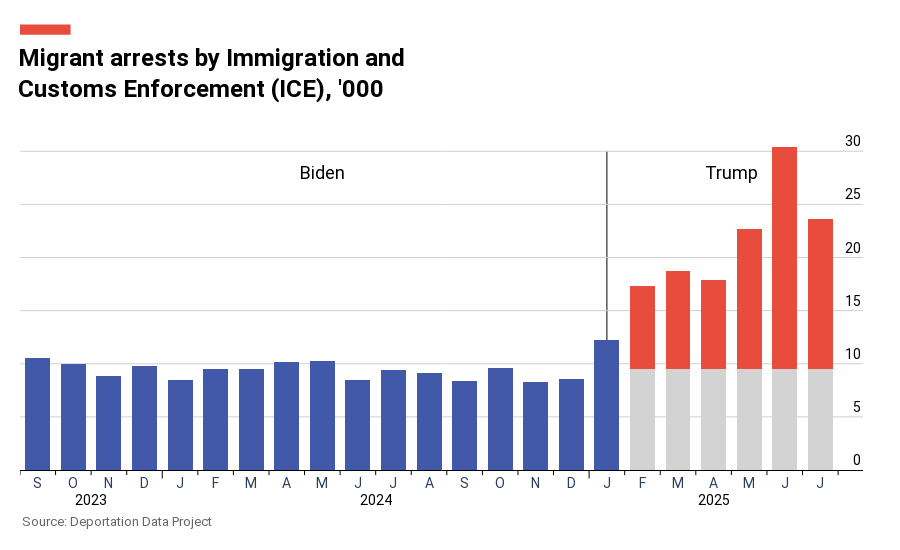

Here is the notebook cell this chart was saved with:
### Code cell
# NEW CHART: Biden months in blue, Trump months stacked (gray baseline + red excess)
# Calculate Biden average (Sept 2023 - Jan 2025 = 17 months)
biden_avg = monthly_arrests.iloc[:17]['arrests_thousands'].mean()

print(f"Biden average arrests (Sept 2023 - Jan 2025): {biden_avg:.2f}k")
print(f"\nTrump months breakdown:")

# Create separate traces for stacked bars
biden_data = monthly_arrests.iloc[:17].copy()
trump_data = monthly_arrests.iloc[17:].copy()

# For Trump months, split into gray baseline and red excess
trump_baseline = [biden_avg] * len(trump_data)
trump_excess = (trump_data['arrests_thousands'] - biden_avg).tolist()

for i, (idx, row) in enumerate(trump_data.iterrows()):
    print(f"{row['year_month'].strftime('%b %Y')}: Total={row['arrests_thousands']:.2f}k, Baseline={biden_avg:.2f}k, Excess={trump_excess[i]:.2f}k")

# Create the stacked bar chart
fig2 = go.Figure()

# Biden months - blue bars
fig2.add_trace(go.Bar(
    x=x_categories[:17],
    y=biden_data['arrests_thousands'],
    marker=dict(
        color='#4259AA',
        line=dict(width=0)
    ),
    name='Biden',
    hovertemplate='%{y:.1f}k arrests<extra></extra>'
))

# Trump months - gray baseline (bottom)
fig2.add_trace(go.Bar(
    x=x_categories[17:],
    y=trump_baseline,
    marker=dict(
        color='#D3D3D3',  # Light gray
        line=dict(width=0)
    ),
    name='Baseline',
    hovertemplate='Baseline: %{y:.1f}k<extra></extra>'
))

# Trump months - red excess (top)
fig2.add_trace(go.Bar(
    x=x_categories[17:],
    y=trump_excess,
    marker=dict(
        color='#E74C3C',
        line=dict(width=0)
    ),
    name='Excess',
    hovertemplate='Excess: %{y:.1f}k<extra></extra>'
))

# Add administration labels
fig2.add_annotation(
    x=8,
    y=28,
    text='Biden',
    showarrow=False,
    font=dict(size=18, color='black', family='Roboto, Arial, sans-serif'),
    xanchor='center',
    yanchor='middle'
)

fig2.add_annotation(
    x=19.5,
    y=28,
    text='Trump',
    showarrow=False,
    font=dict(size=18, color='black', family='Roboto, Arial, sans-serif'),
    xanchor='center',
    yanchor='middle'
)

# Update layout
fig2.update_layout(
    title=dict(
        text='Migrant arrests by Immigration and<br>Customs Enforcement (ICE), \'000',
        font=dict(size=24, color='black', family='Roboto, Arial, sans-serif', weight='bold'),
        x=0.02,
        xanchor='left',
        y=0.88,
        yanchor='top'
    ),
    xaxis=dict(
        type='category',
        tickmode='array',
        tickvals=x_categories,
        ticktext=x_labels,
        tickfont=dict(size=14, family='Roboto, Arial, sans-serif'),
        showgrid=False,
        showline=True,
        linecolor='black',
        linewidth=1,
        zeroline=False,
        ticks='',
        ticklen=0,
        range=[-0.5, len(x_categories) + 0.2]
    ),
    yaxis=dict(
        range=[0, 32],
        tickvals=[0, 5, 10, 15, 20, 25, 30],
        tickfont=dict(size=14, family='Roboto, Arial, sans-serif'),
        showgrid=True,
        gridcolor='#D0D0D0',
        gridwidth=1,
        showline=False,
        zeroline=False,
        title='',
        side='right',
        tickmode='array',
        layer='below traces',
        ticks='',
        ticklen=0,
        showticklabels=False
    ),
    plot_bgcolor='white',
    paper_bgcolor='white',
    height=550,
    margin=dict(l=20, r=20, t=130, b=80),
    showlegend=False,
    bargap=0.3,
    barmode='stack',  # Stack the Trump bars
    hoverlabel=dict(
        bgcolor='black',
        font_size=14,
        font_family='Roboto, Arial, sans-serif'
    ),
    shapes=[
        # Red rectangle above the title
        dict(
            type='rect',
            xref='paper',
            yref='paper',
            x0=0,
            y0=1.28,
            x1=0.06,
            y1=1.31,
            fillcolor='#E74C3C',
            line=dict(width=0)
        ),
        # Thin vertical line at January 2025 column
        dict(
            type='line',
            xref='x',
            yref='y',
            x0=16,
            y0=0,
            x1=16,
            y1=30,
            line=dict(color='black', width=1),
            layer='below'
        )
    ]
)

# Add y-axis labels on top of gridlines
for tick_val in [0, 5, 10, 15, 20, 25, 30]:
    fig2.add_annotation(
        x=1.0,
        xref='paper',
        y=tick_val,
        yref='y',
        text=str(tick_val),
        showarrow=False,
        font=dict(size=14, family='Roboto, Arial, sans-serif', color='black'),
        xanchor='right',
        yanchor='bottom'
    )

# Add centered year labels below the x-axis
for start_idx, year in year_positions:
    if year == 2023:
        center_x = start_idx + 1.5
    elif year == 2024:
        center_x = start_idx + 5.5
    elif year == 2025:
        center_x = start_idx + 3
    
    fig2.add_annotation(
        x=center_x,
        xref='x',
        y=-0.06,
        yref='paper',
        text=str(year),
        showarrow=False,
        font=dict(size=14, family='Roboto, Arial, sans-serif', color='black'),
        xanchor='center',
        yanchor='top'
    )

# Add tick marks between columns
fig2.add_shape(
    type='line',
    xref='x',
    yref='paper',
    x0=-0.5,
    y0=0,
    x1=-0.5,
    y1=-0.015,
    line=dict(color='black', width=1)
)

for i in range(len(x_categories) - 1):
    current_year = int(x_categories[i].split('-')[0])
    next_year = int(x_categories[i + 1].split('-')[0])
    is_year_boundary = (current_year != next_year)
    tick_length = -0.025 if is_year_boundary else -0.015
    
    fig2.add_shape(
        type='line',
        xref='x',
        yref='paper',
        x0=i + 0.5,
        y0=0,
        x1=i + 0.5,
        y1=tick_length,
        line=dict(color='black', width=1)
    )

fig2.add_shape(
    type='line',
    xref='x',
    yref='paper',
    x0=len(x_categories) - 0.5,
    y0=0,
    x1=len(x_categories) - 0.5,
    y1=-0.015,
    line=dict(color='black', width=1)
)

# Add source annotation
fig2.add_annotation(
    text='Source: Deportation Data Project',
    xref='paper',
    yref='paper',
    x=0,
    y=-0.18,
    showarrow=False,
    font=dict(size=13, color='#666666', family='Roboto, Arial, sans-serif'),
    xanchor='left'
)

fig2.show()

### Figure 1 — Plotly figure (JSON) as saved in the notebook; plotly's stock layout.template omitted (floating-point values rounded to 4 significant figures)
{"data": [{"hovertemplate": "%{y:.1f}k arrests<extra></extra>", "marker": {"color": "#4259AA", "line": {"width": 0}}, "name": "Biden", "type": "bar", "x": ["2023-09", "2023-10", "2023-11", "2023-12", "2024-01", "2024-02", "2024-03", "2024-04", "2024-05", "2024-06", "2024-07", "2024-08", "2024-09", "2024-10", "2024-11", "2024-12", "2025-01"], "y": [10.52, 10.0, 8.825, 9.807, 8.462, 9.54, 9.507, 10.14, 10.22, 8.459, 9.442, 9.141, 8.407, 9.58, 8.246, 8.542, 12.28]}, {"hovertemplate": "Baseline: %{y:.1f}k<extra></extra>", "marker": {"color": "#D3D3D3", "line": {"width": 0}}, "name": "Baseline", "type": "bar", "x": ["2025-02", "2025-03", "2025-04", "2025-05", "2025-06", "2025-07"], "y": [9.477, 9.477, 9.477, 9.477, 9.477, 9.477]}, {"hovertemplate": "Excess: %{y:.1f}k<extra></extra>", "marker": {"color": "#E74C3C", "line": {"width": 0}}, "name": "Excess", "type": "bar", "x": ["2025-02", "2025-03", "2025-04", "2025-05", "2025-06", "2025-07"], "y": [7.845, 9.272, 8.384, 13.17, 20.92, 14.15]}], "layout": {"annotations": [{"font": {"color": "black", "family": "Roboto, Arial, sans-serif", "size": 18}, "showarrow": false, "text": "Biden", "x": 8, "xanchor": "center", "y": 28, "yanchor": "middle"}, {"font": {"color": "black", "family": "Roboto, Arial, sans-serif", "size": 18}, "showarrow": false, "text": "Trump", "x": 19.5, "xanchor": "center", "y": 28, "yanchor": "middle"}, {"font": {"color": "black", "family": "Roboto, Arial, sans-serif", "size": 14}, "showarrow": false, "text": "0", "x": 1, "xanchor": "right", "xref": "paper", "y": 0, "yanchor": "bottom", "yref": "y"}, {"font": {"color": "black", "family": "Roboto, Arial, sans-serif", "size": 14}, "showarrow": false, "text": "5", "x": 1, "xanchor": "right", "xref": "paper", "y": 5, "yanchor": "bottom", "yref": "y"}, {"font": {"color": "black", "family": "Roboto, Arial, sans-serif", "size": 14}, "showarrow": false, "text": "10", "x": 1, "xanchor": "right", "xref": "paper", "y": 10, "yanchor": "bottom", "yref": "y"}, {"font": {"color": "black", "family": "Roboto, Arial, sans-serif", "size": 14}, "showarrow": false, "text": "15", "x": 1, "xanchor": "right", "xref": "paper", "y": 15, "yanchor": "bottom", "yref": "y"}, {"font": {"color": "black", "family": "Roboto, Arial, sans-serif", "size": 14}, "showarrow": false, "text": "20", "x": 1, "xanchor": "right", "xref": "paper", "y": 20, "yanchor": "bottom", "yref": "y"}, {"font": {"color": "black", "family": "Roboto, Arial, sans-serif", "size": 14}, "showarrow": false, "text": "25", "x": 1, "xanchor": "right", "xref": "paper", "y": 25, "yanchor": "bottom", "yref": "y"}, {"font": {"color": "black", "family": "Roboto, Arial, sans-serif", "size": 14}, "showarrow": false, "text": "30", "x": 1, "xanchor": "right", "xref": "paper", "y": 30, "yanchor": "bottom", "yref": "y"}, {"font": {"color": "black", "family": "Roboto, Arial, sans-serif", "size": 14}, "showarrow": false, "text": "2023", "x": 1.5, "xanchor": "center", "xref": "x", "y": -0.06, "yanchor": "top", "yref": "paper"}, {"font": {"color": "black", "family": "Roboto, Arial, sans-serif", "size": 14}, "showarrow": false, "text": "2024", "x": 9.5, "xanchor": "center", "xref": "x", "y": -0.06, "yanchor": "top", "yref": "paper"}, {"font": {"color": "black", "family": "Roboto, Arial, sans-serif", "size": 14}, "showarrow": false, "text": "2025", "x": 19, "xanchor": "center", "xref": "x", "y": -0.06, "yanchor": "top", "yref": "paper"}, {"font": {"color": "#666666", "family": "Roboto, Arial, sans-serif", "size": 13}, "showarrow": false, "text": "Source: Deportation Data Project", "x": 0, "xanchor": "left", "xref": "paper", "y": -0.18, "yref": "paper"}], "bargap": 0.3, "barmode": "stack", "height": 550, "hoverlabel": {"bgcolor": "black", "font": {"family": "Roboto, Arial, sans-serif", "size": 14}}, "margin": {"b": 80, "l": 20, "r": 20, "t": 130}, "paper_bgcolor": "white", "plot_bgcolor": "white", "shapes": [{"fillcolor": "#E74C3C", "line": {"width": 0}, "type": "rect", "x0": 0, "x1": 0.06, "xref": "paper", "y0": 1.28, "y1": 1.31, "yref": "paper"}, {"layer": "below", "line": {"color": "black", "width": 1}, "type": "line", "x0": 16, "x1": 16, "xref": "x", "y0": 0, "y1": 30, "yref": "y"}, {"line": {"color": "black", "width": 1}, "type": "line", "x0": -0.5, "x1": -0.5, "xref": "x", "y0": 0, "y1": -0.015, "yref": "paper"}, {"line": {"color": "black", "width": 1}, "type": "line", "x0": 0.5, "x1": 0.5, "xref": "x", "y0": 0, "y1": -0.015, "yref": "paper"}, {"line": {"color": "black", "width": 1}, "type": "line", "x0": 1.5, "x1": 1.5, "xref": "x", "y0": 0, "y1": -0.015, "yref": "paper"}, {"line": {"color": "black", "width": 1}, "type": "line", "x0": 2.5, "x1": 2.5, "xref": "x", "y0": 0, "y1": -0.015, "yref": "paper"}, {"line": {"color": "black", "width": 1}, "type": "line", "x0": 3.5, "x1": 3.5, "xref": "x", "y0": 0, "y1": -0.025, "yref": "paper"}, {"line": {"color": "black", "width": 1}, "type": "line", "x0": 4.5, "x1": 4.5, "xref": "x", "y0": 0, "y1": -0.015, "yref": "paper"}, {"line": {"color": "black", "width": 1}, "type": "line", "x0": 5.5, "x1": 5.5, "xref": "x", "y0": 0, "y1": -0.015, "yref": "paper"}, {"line": {"color": "black", "width": 1}, "type": "line", "x0": 6.5, "x1": 6.5, "xref": "x", "y0": 0, "y1": -0.015, "yref": "paper"}, {"line": {"color": "black", "width": 1}, "type": "line", "x0": 7.5, "x1": 7.5, "xref": "x", "y0": 0, "y1": -0.015, "yref": "paper"}, {"line": {"color": "black", "width": 1}, "type": "line", "x0": 8.5, "x1": 8.5, "xref": "x", "y0": 0, "y1": -0.015, "yref": "paper"}, {"line": {"color": "black", "width": 1}, "type": "line", "x0": 9.5, "x1": 9.5, "xref": "x", "y0": 0, "y1": -0.015, "yref": "paper"}, {"line": {"color": "black", "width": 1}, "type": "line", "x0": 10.5, "x1": 10.5, "xref": "x", "y0": 0, "y1": -0.015, "yref": "paper"}, {"line": {"color": "black", "width": 1}, "type": "line", "x0": 11.5, "x1": 11.5, "xref": "x", "y0": 0, "y1": -0.015, "yref": "paper"}, {"line": {"color": "black", "width": 1}, "type": "line", "x0": 12.5, "x1": 12.5, "xref": "x", "y0": 0, "y1": -0.015, "yref": "paper"}, {"line": {"color": "black", "width": 1}, "type": "line", "x0": 13.5, "x1": 13.5, "xref": "x", "y0": 0, "y1": -0.015, "yref": "paper"}, {"line": {"color": "black", "width": 1}, "type": "line", "x0": 14.5, "x1": 14.5, "xref": "x", "y0": 0, "y1": -0.015, "yref": "paper"}, {"line": {"color": "black", "width": 1}, "type": "line", "x0": 15.5, "x1": 15.5, "xref": "x", "y0": 0, "y1": -0.025, "yref": "paper"}, {"line": {"color": "black", "width": 1}, "type": "line", "x0": 16.5, "x1": 16.5, "xref": "x", "y0": 0, "y1": -0.015, "yref": "paper"}, {"line": {"color": "black", "width": 1}, "type": "line", "x0": 17.5, "x1": 17.5, "xref": "x", "y0": 0, "y1": -0.015, "yref": "paper"}, {"line": {"color": "black", "width": 1}, "type": "line", "x0": 18.5, "x1": 18.5, "xref": "x", "y0": 0, "y1": -0.015, "yref": "paper"}, {"line": {"color": "black", "width": 1}, "type": "line", "x0": 19.5, "x1": 19.5, "xref": "x", "y0": 0, "y1": -0.015, "yref": "paper"}, {"line": {"color": "black", "width": 1}, "type": "line", "x0": 20.5, "x1": 20.5, "xref": "x", "y0": 0, "y1": -0.015, "yref": "paper"}, {"line": {"color": "black", "width": 1}, "type": "line", "x0": 21.5, "x1": 21.5, "xref": "x", "y0": 0, "y1": -0.015, "yref": "paper"}, {"line": {"color": "black", "width": 1}, "type": "line", "x0": 22.5, "x1": 22.5, "xref": "x", "y0": 0, "y1": -0.015, "yref": "paper"}], "showlegend": false, "title": {"font": {"color": "black", "family": "Roboto, Arial, sans-serif", "size": 24, "weight": "bold"}, "text": "Migrant arrests by Immigration and<br>Customs Enforcement (ICE), '000", "x": 0.02, "xanchor": "left", "y": 0.88, "yanchor": "top"}, "xaxis": {"linecolor": "black", "linewidth": 1, "range": [-0.5, 23.2], "showgrid": false, "showline": true, "tickfont": {"family": "Roboto, Arial, sans-serif", "size": 14}, "ticklen": 0, "tickmode": "array", "ticks": "", "ticktext": ["S", "O", "N", "D", "J", "F", "M", "A", "M", "J", "J", "A", "S", "O", "N", "D", "J", "F", "M", "A", "M", "J", "J"], "tickvals": ["2023-09", "2023-10", "2023-11", "2023-12", "2024-01", "2024-02", "2024-03", "2024-04", "2024-05", "2024-06", "2024-07", "2024-08", "2024-09", "2024-10", "2024-11", "2024-12", "2025-01", "2025-02", "2025-03", "2025-04", "2025-05", "2025-06", "2025-07"], "type": "category", "zeroline": false}, "yaxis": {"gridcolor": "#D0D0D0", "gridwidth": 1, "layer": "below traces", "range": [0, 32], "showgrid": true, "showline": false, "showticklabels": false, "side": "right", "tickfont": {"family": "Roboto, Arial, sans-serif", "size": 14}, "ticklen": 0, "tickmode": "array", "ticks": "", "tickvals": [0, 5, 10, 15, 20, 25, 30], "title": {"text": ""}, "zeroline": false}}}
